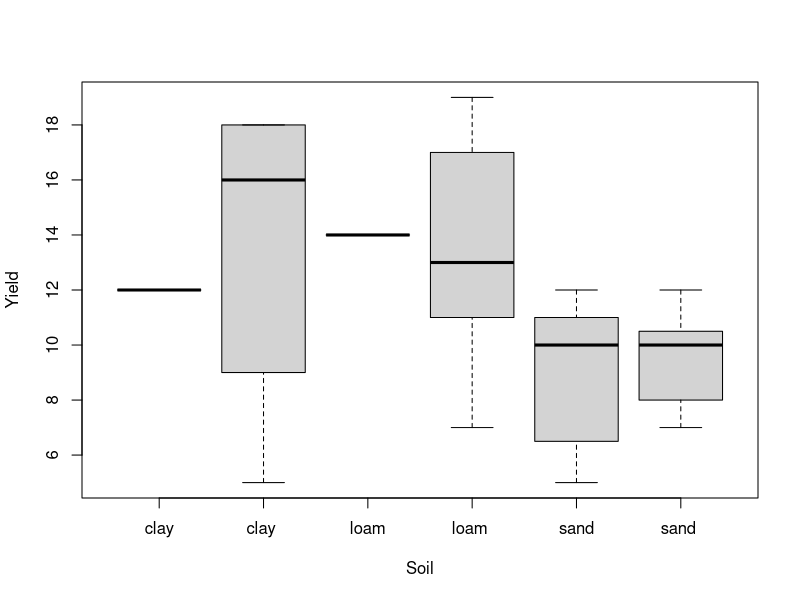
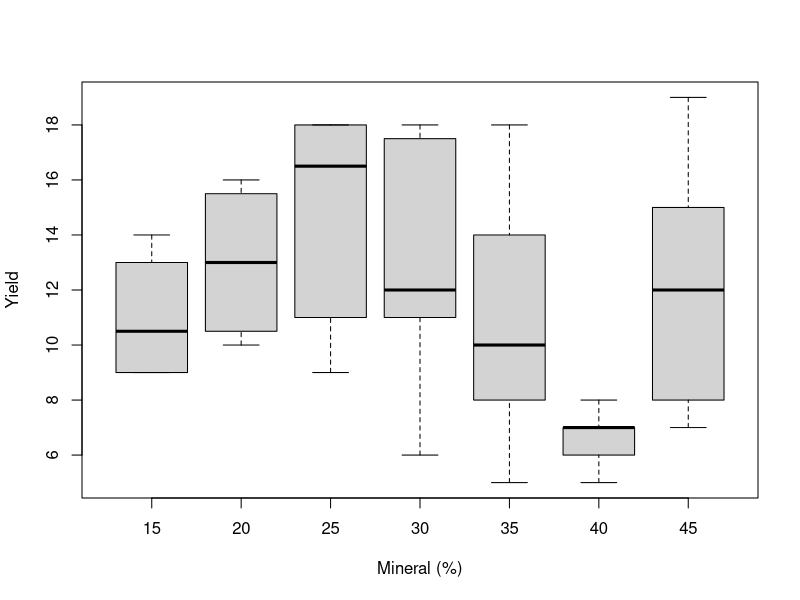
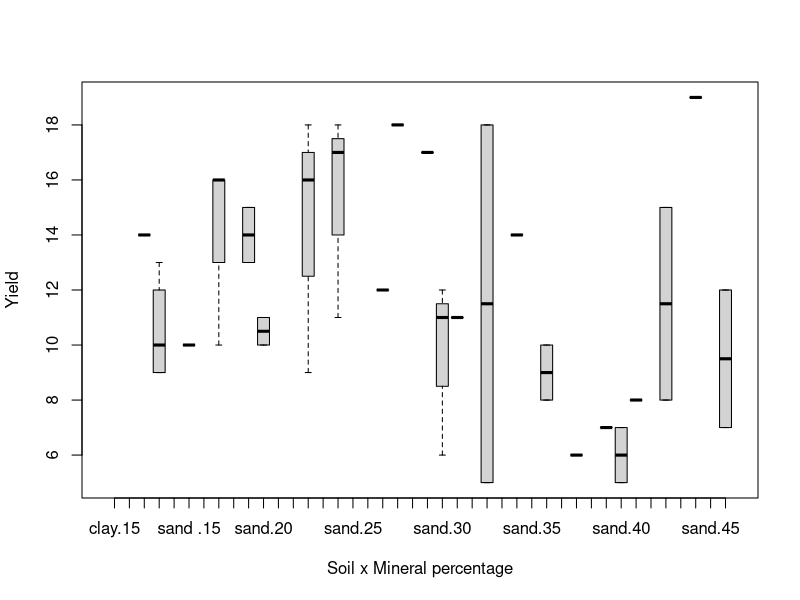

Source code (R) for these figures, in order:
yields = read.csv("yields.csv", header = TRUE)
yields$soil <- factor(yields$soil)
yields.aov <- aov(yield ~ soil, data = yields)
summary(yields.aov)

boxplot(yield~soil, data=yields, ylab = "Yield", xlab = "Soil")

TukeyHSD(yields.aov)

yields$soil <- factor(yields$soil)
yields$mineral.percentage. <- factor(yields$mineral.percentage.)
yields.aov <- aov(yield ~ soil*mineral.percentage., data = yields)
summary(yields.aov)

boxplot(yield~mineral.percentage., data=yields, ylab = "Yield", xlab = "Mineral (%)")

boxplot(yield~ soil*mineral.percentage., data=yields, ylab = "Yield", xlab = "Soil x Mineral percentage")

TukeyHSD(yields.aov)
